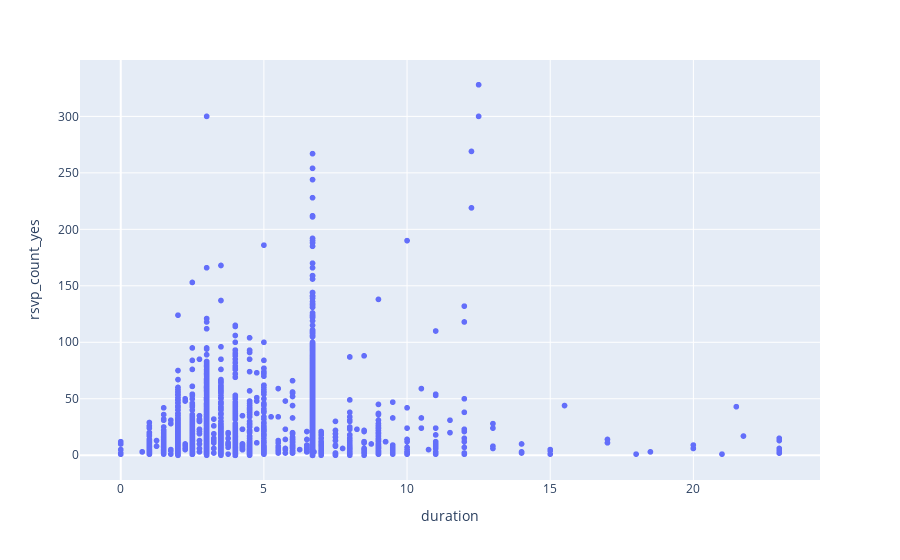

Notebook cell for this chart:
### Code cell
fig = px.scatter(df, x="duration", y="rsvp_count_yes", hover_data=['rsvp_count_yes'])
fig.show()

### Figure 1 — Plotly figure (JSON) as saved in the notebook; plotly's stock layout.template omitted (floating-point values rounded to 4 significant figures; data arrays with more than 128 entries replaced by an {"elided": "..."} marker saying what was removed)
{"data": [{"hovertemplate": "duration=%{x}<br>rsvp_count_yes=%{y}<extra></extra>", "legendgroup": "", "marker": {"color": "#636efa", "symbol": "circle"}, "mode": "markers", "name": "", "showlegend": false, "type": "scattergl", "x": {"elided": "5464 float values"}, "xaxis": "x", "y": {"elided": "5464 int values"}, "yaxis": "y"}], "layout": {"legend": {"tracegroupgap": 0}, "margin": {"t": 60}, "xaxis": {"anchor": "y", "domain": [0, 1], "title": {"text": "duration"}}, "yaxis": {"anchor": "x", "domain": [0, 1], "title": {"text": "rsvp_count_yes"}}}}
